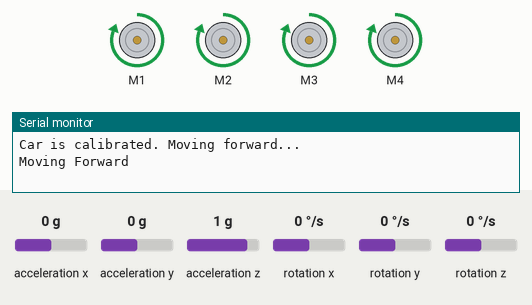
Simulated run of this sketch. Board: Arduino Uno, built with avr-gcc and run on an emulated ATmega328P. On the bench: 4 × DC motor (green arrow = forward, orange = backward, longer = faster), the last lines printed to the serial monitor. Inputs (shaded band) come from the test bench; at power-on: rotation z 0 °/s, acceleration x 0 g, acceleration y 0 g, acceleration z 1 g, rotation x 0 °/s, rotation y 0 °/s.

Above: at 1.2 s.
1.3 s: rotation z set to -192 °/s
At 2.7 s:
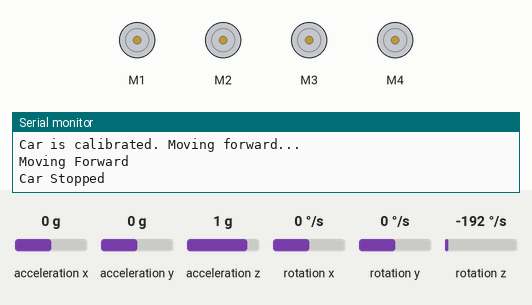
5.5 s: rotation z set to -3 °/s
9.7 s: rotation z set to 0 °/s
At 12.9 s:
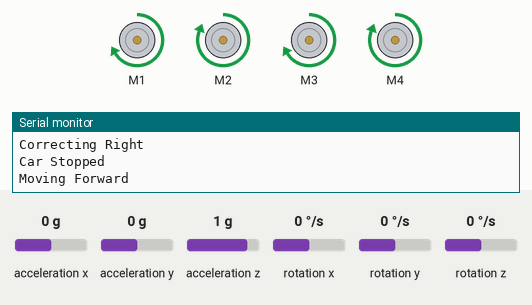
17.5 s: rotation z set to -100 °/s
At 18.8 s:
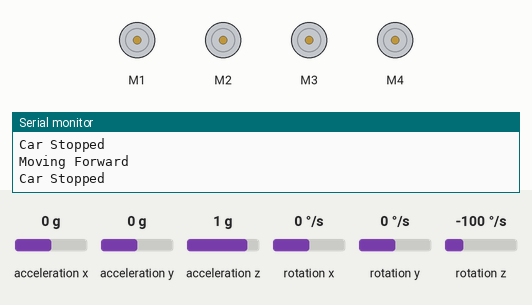
Timing chart, 0 to 20.5 s (numbered marks = the images above; inputs shaded):
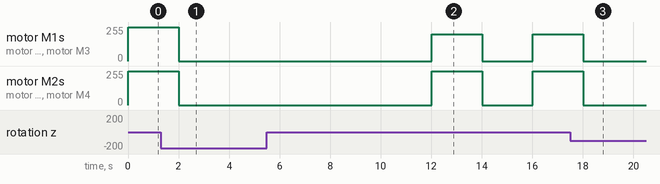

Measured:
- the behaviour switches between -2 and -1 °/s on rotation z (found by bisection; images 1 and 2)
- after the input at 1.3 s, motor M1–4: goes on until 2.0 s, then stays stopped
- after the input at 9.7 s, motor M1, motor M3: stopped → forward 200/255 after 2.3 s, → stopped 2.0 s later, → forward 200/255 2.0 s later; motor M2, motor M4: stopped → forward 255/255 after 2.3 s, → stopped 2.0 s later, → forward 255/255 2.0 s later
- after the input at 17.5 s, motor M1–4: goes on until 18.0 s, then stays stopped

The sketch:

sketch_sep27b.ino
```cpp
#include <AFMotor.h>
#include <Wire.h>
#include <MPU6050.h>

// Define motor objects for 4 motors
AF_DCMotor motor1(1);  // Front Left Motor
AF_DCMotor motor2(2);  // Front Right Motor
AF_DCMotor motor3(3);  // Back Left Motor
AF_DCMotor motor4(4);  // Back Right Motor

MPU6050 mpu;

float initialYaw = 0.0;  // Store the initial yaw for reference
float yawThreshold = 1.0;  // Adjust this to define how sensitive the correction is

void setup() {
  Serial.begin(9600);  // Start the serial communication for debugging
  Wire.begin();

  // Initialize the MPU6050
  mpu.initialize();
  if (!mpu.testConnection()) {
    Serial.println("MPU6050 connection failed");
    while (1);  // Stop if the connection fails
  }

  // Set all motors to maximum speed initially
  motor1.setSpeed(255);
  motor2.setSpeed(255);
  motor3.setSpeed(255);
  motor4.setSpeed(255);

  // Calibrate initial yaw
  initialYaw = getYaw();
  Serial.println("Car is calibrated. Moving forward...");
}

void loop() {
  // Move forward for 2 seconds
  goStraight();
  delay(2000);  // 2 second delay
  stopCar();    // Stop the car after moving forward
  delay(2000);  // 2 second delay


}

void goStraight() {
  float currentYaw = getYaw();  // Get current yaw from MPU6050

  if (currentYaw > initialYaw + yawThreshold) {
    correctLeft();  // Compensate if car turns right
  } else if (currentYaw < initialYaw - yawThreshold) {
    correctRight();  // Compensate if car turns left
  } else {
    forward();  // Go straight
  }
}

void forward() {
  motor1.run(FORWARD);
  motor2.run(FORWARD);
  motor3.run(FORWARD);
  motor4.run(FORWARD);
  Serial.println("Moving Forward");
}

void goBackward() {
  motor1.run(BACKWARD);
  motor2.run(BACKWARD);
  motor3.run(BACKWARD);
  motor4.run(BACKWARD);
  Serial.println("Moving Backward");
}

void correctLeft() {
  motor1.setSpeed(255);  // Left motors normal speed
  motor2.setSpeed(200);  // Right motors slow down
  motor3.setSpeed(255);
  motor4.setSpeed(200);
  Serial.println("Correcting Left");
}

void correctRight() {
  motor1.setSpeed(200);  // Left motors slow down
  motor2.setSpeed(255);  // Right motors normal speed
  motor3.setSpeed(200);
  motor4.setSpeed(255);
  Serial.println("Correcting Right");
}

void stopCar() {
  motor1.run(RELEASE);
  motor2.run(RELEASE);
  motor3.run(RELEASE);
  motor4.run(RELEASE);
  Serial.println("Car Stopped");
}

float getYaw() {
  int16_t gx, gy, gz;
  mpu.getRotation(&gx, &gy, &gz);
  return gz / 131.0;
}
```
